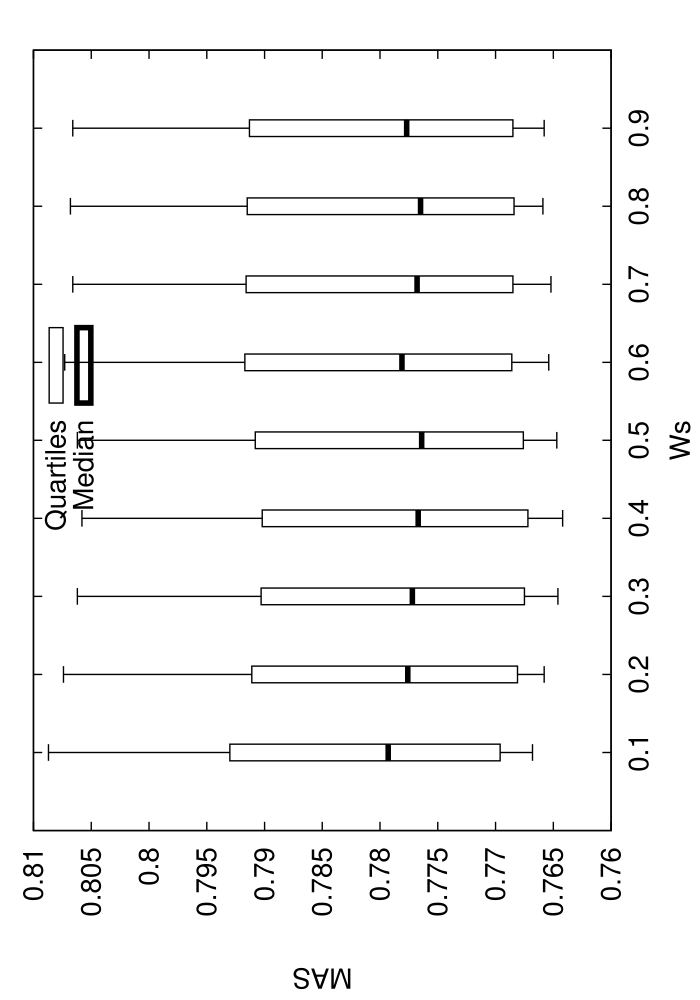

This figure's gnuplot source:
set terminal postscript enhanced 20
set xrange[0:1]
set xlabel 'Ws'
set ylabel 'MAS'
set key ins vert center top spacing 1.0
set output 'stat_SIM_WI03.dat.eps'
set bars 4.0
set style fill empty
plot 'stat_SIM_WI03.dat.elab' using 1:3:2:6:5:xticlabel(1) with candlesticks lt -1 lw 1 title 'Quartiles' whiskerbars,'' using 1:4:4:4:4:xticlabels(1) with candlesticks lt -1 lw 4 title 'Median'
